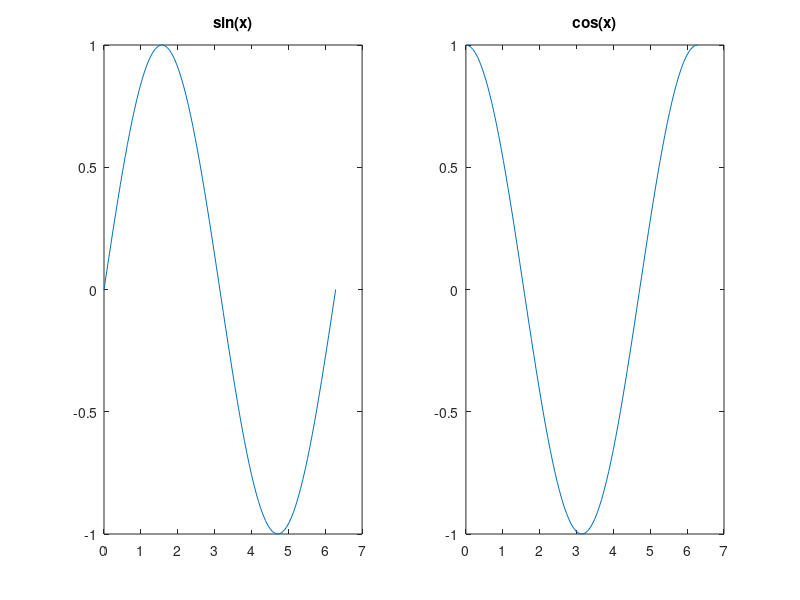
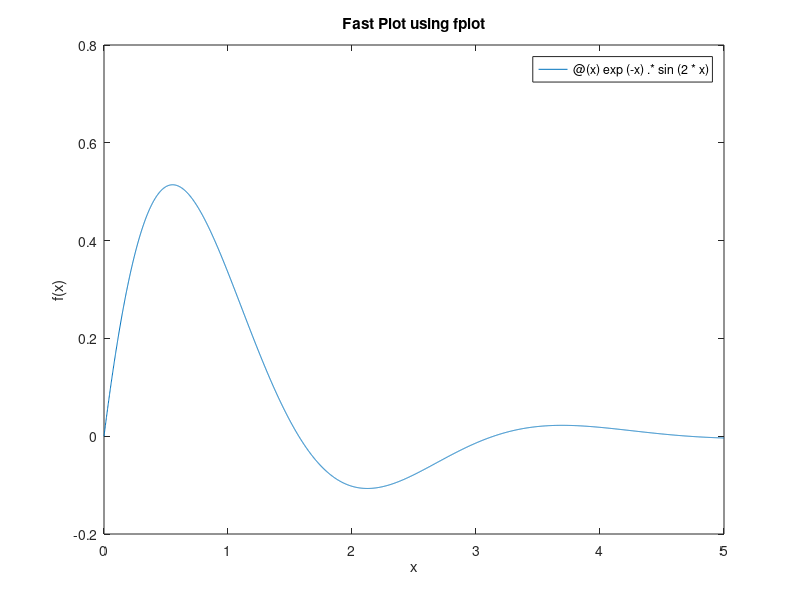
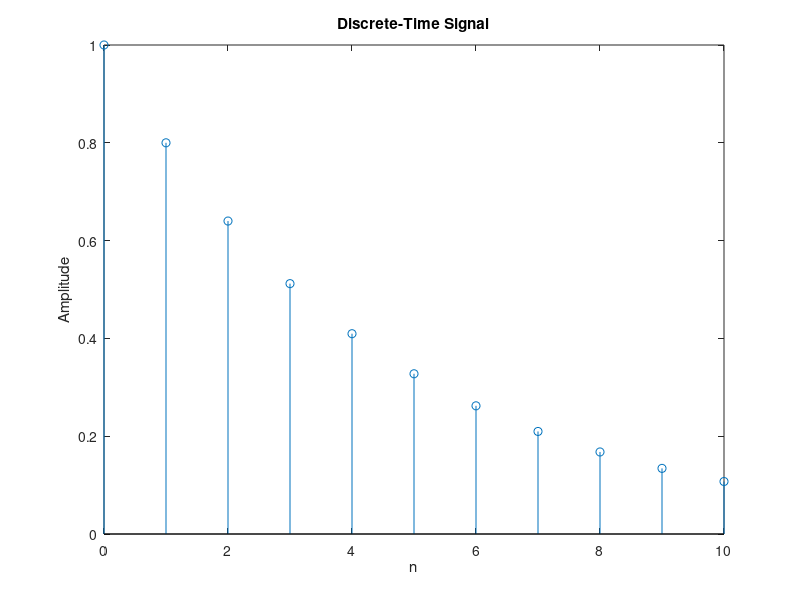
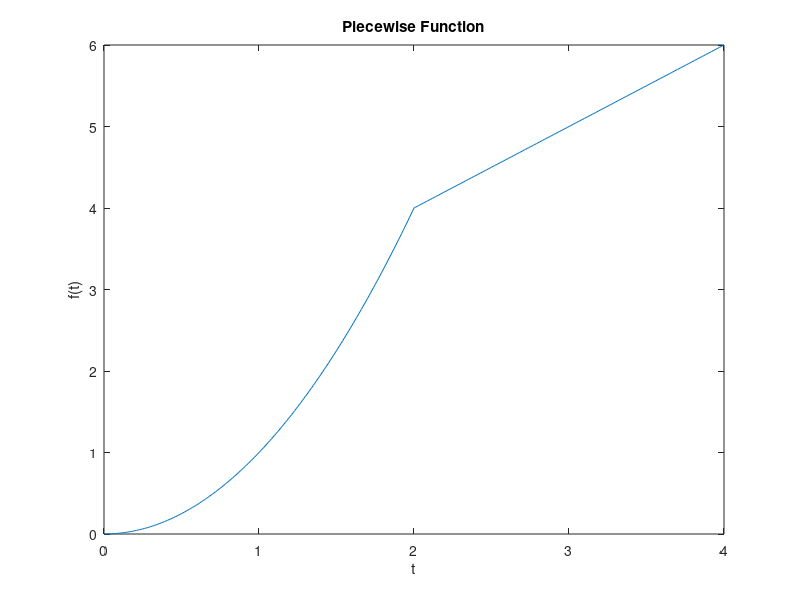

Write MATLAB code to recreate these figures, in order. (Note: this script raises an error after producing the figures.)
% 1. Variables, Vectors, and Matrices
%% Basic Variables and Vectors
theta = 45;                     % Create a variable named theta and set its value to 45
x = 'hello';                    % Store a string (text) in a variable using single quotes
a = [1 2 3 4 5];                % Create a horizontal row vector with numbers 1 through 5
length(a);                      % Find and return the total number of elements in vector 'a'
a(3);                           % Extract the 3rd element from vector 'a'
x = 1:2:11;                     % Create a vector starting at 1, jumping by 2, until 11
b = [1; 2; 3; 4];               % Create a vertical column vector using semicolons
a_col = a';                     % Convert a row vector to a column vector using the transpose operator (')
a_add = a + a;                  % Add two vectors of the same size together
a_mult = a .* a;                % Multiply two vectors element-by-element using the dot operator (.*)
a_pow = a .^ 2;                 % Square every element in the vector individually using (.^)

%% Matrices
A = [1 2 3; 4 5 6; 7 8 9];      % Create a 3x3 matrix, using semicolons to start new rows
A(3, 2);                        % Extract the specific number located in the 3rd row, 2nd column
A(2, :);                        % Extract all elements in the entire 2nd row using the colon wildcard
A_inv = inv(A);                 % Calculate the inverse of the square matrix A
A_det = det(A);                 % Calculate the determinant of the matrix A
M_ones = ones(2,3);             % Create a 2x3 matrix filled entirely with 1s
M_zeros = zeros(1,4);           % Create a 1x4 row vector filled entirely with 0s
M_eye = eye(3);                 % Create a 3x3 identity matrix (1s on the diagonal, 0s elsewhere)
M_rand = rand(3);               % Create a 3x3 matrix filled with random decimal numbers

%% 2. Plotting (2D Plots, Subplots, Fast Plots, Stem)
%% 2D Plotting and Subplots
clc; clear all;                 % Clear the command window and delete all workspace variables
x = linspace(0, 2*pi, 100);     % Create an array of 100 evenly spaced points between 0 and 2*pi
y1 = sin(x);                    % Calculate the sine of every value in vector x
y2 = cos(x);                    % Calculate the cosine of every value in vector x
figure;                         % Open a new blank figure window for plotting
subplot(1,2,1);                 % Divide the figure window into 1 row, 2 columns, and select the 1st area
plot(x, y1);                    % Plot the sine wave (y1) against x in the selected subplot
title('sin(x)');                % Add a title to the first subplot
subplot(1,2,2);                 % Select the 2nd area of the divided figure window
plot(x, y2);                    % Plot the cosine wave (y2) against x in the second subplot
title('cos(x)');                % Add a title to the second subplot

%% Fast Plotting (fplot)
figure;                         % Open another new figure window
fplot(@(x) exp(-x).*sin(2*x), [0 5]); % Plot the function directly without manually creating x and y vectors
title('Fast Plot using fplot'); % Add a title to the graph
xlabel('x');                    % Label the horizontal x-axis
ylabel('f(x)');                 % Label the vertical y-axis

%% Discrete-Time Plotting (Stem)
n = 0:10;                       % Create a discrete sequence of integers from 0 to 10
f = (0.8).^n;                   % Calculate an exponential sequence decreasing over time
figure;                         % Open a new figure window
stem(n, f);                     % Create a discrete sequence plot (lines with circles at the top)
title('Discrete-Time Signal');  % Add a title to the stem plot
xlabel('n');                    % Label the horizontal axis as discrete time index 'n'
ylabel('Amplitude');            % Label the vertical axis as 'Amplitude'

%% Piecewise Functions
t1 = 0:0.01:2;                  % Define the first time interval from 0 to 2 with a small step
f1 = t1.^2;                     % Define the function rule (squared) for the first interval
t2 = 2:0.01:4;                  % Define the second time interval from 2 to 4
f2 = 4 + (t2-2);                % Define the function rule (linear) for the second interval
t = [t1 t2];                    % Concatenate (glue) both time vectors together into one long vector
f = [f1 f2];                    % Concatenate both function result vectors together
figure;                         % Open a new figure window
plot(t, f);                     % Plot the fully combined piecewise function
title('Piecewise Function');    % Add a title to the graph
xlabel('t');                    % Label the horizontal time axis
ylabel('f(t)');                 % Label the vertical function axis

%% 3. Logical Operators and Control Flow
%% Logical Operators
clc; clear all;                 % Clear screen and variables
a = 10;                         % Assign the value 10 to variable a
b = 5;                          % Assign the value 5 to variable b
result1 = a > b;                % Check if a is greater than b (returns 1 for True)
result2 = a <= b;               % Check if a is less than or equal to b (returns 0 for False)
result3 = a == 10;              % Check if a is exactly equal to 10 (returns 1)
result4 = a ~= b;               % Check if a is NOT equal to b (returns 1)
disp([ result1 result2 result3 result4]); % Display all true/false results in an array

%% Checking Matrices
A = [];                         % Create an entirely empty matrix
checkEmpty = isempty(A);        % Ask MATLAB if matrix A is empty
B = [1 2 NaN 4];                % Create a vector containing a 'Not-a-Number' (NaN) element
checkNaN = isnan(B);            % Find the exact locations of NaN values in the vector
C = [1 2 Inf 5];                % Create a vector containing an Infinity (Inf) element
checkInf = isinf(C);            % Find the exact locations of infinite values in the vector

%% Control Flow (If, Switch, Loops)
score = 82;                     % Define a variable named score
if score >= 90                  % Condition 1: Check if score is 90 or above
    grade = 'A';                % Assign grade A if condition 1 is true
elseif score >= 70              % Condition 2: Check if score is 70 or above
    grade = 'B';                % Assign grade B if condition 2 is true
else                            % Fallback: If no previous conditions are met
    grade = 'C';                % Assign grade C
end                             % End the if-else block

day = 'Friday';                 % Define a variable containing a day of the week
switch day                      % Start a switch statement to check the value of 'day'
    case 'Monday'               % If the day is exactly 'Monday'
        msg = 'Start of week';  % Store this message
    case 'Friday'               % If the day is exactly 'Friday'
        msg = 'Weekend is near';% Store this message
    otherwise                   % If it doesn't match any specific cases
        msg = 'Regular day';    % Store a default message
end                             % End the switch block

count = 1;                      % Initialize a counter variable starting at 1
while count <= 5                % Keep repeating the loop as long as count is 5 or less
    disp(['Count: ' num2str(count)]); % Print the word 'Count:' followed by the number
    count = count + 1;          % Increase the counter by 1 to prevent an infinite loop
end                             % End the while loop

for i = 1:10                    % Create a loop that iterates from 1 to 10
    if i == 3                   % Check if the loop index is exactly 3
        continue;               % Skip the rest of this specific cycle and jump to the next one
    end                         % End the if condition
    if i == 8                   % Check if the loop index is exactly 8
        break;                  % Stop and exit the entire loop permanently
    end                         % End the if condition
    disp(['Loop value: ' num2str(i)]); % Print the current loop number
end                             % End the for loop

%% 4. Custom Functions and Symbolic Calculus
%% Custom Function Structure
% function [sum_result, product_result] = oper1(MatrixA, MatrixB) % Define a function taking 2 inputs
%     sum_result = MatrixA + MatrixB;                             % Calculate the element-wise sum
%     product_result = MatrixA * MatrixB;                         % Calculate the matrix multiplication
% end                                                             % End the function definition

%% Symbolic Calculus
syms x                          % Declare 'x' as an unknown symbolic mathematical variable
f = x^2 + 3*x + 1;              % Define a symbolic algebraic equation
df = diff(f);                   % Calculate the mathematical derivative of the function
F_indef = int(f, x);            % Calculate the indefinite integral of the function
F_def = int(f, x, 0, 2);        % Calculate the definite integral between limits 0 and 2
roots = solve(f, x);            % Find the roots of the equation by solving f(x) = 0
value_at_2 = subs(f, x, 2);     % Substitute the actual number 2 into the symbolic 'x' variable

%% 5. Continuous-Time Signals

%% Sinusoidal Signals : T = 2pi/Omega ;  A * cos(omega*t + thita)
A = 3;                          % Define the amplitude of the wave as 3
omega = 3*pi;                   % Define the angular frequency as 3*pi radians/second
thita = pi/3;                   % Define the phase shift as pi/3
T = 2*pi/omega;                 % Calculate the fundamental period of the wave
t = 0:0.01:4*T;                 % Create a fine continuous-time vector covering 4 full periods
x = A * cos(omega*t + thita);   % Generate the sinusoidal signal mathematically
plot(t, x)                      % Plot the generated sinusoidal signal

%% Exponential Signals x(t) = Ae^{bt}. 
t = -2:0.1:5;                   % Define the time interval from -2 to 5
x = 3 * exp(0.4*t);             % Generate an ascending (growing) exponential signal
y = 2 * exp(-0.9*t);            % Generate a descending (decaying) exponential signal
plot(t, x, t, y, ':');          % Plot the growing signal solid, and the decaying signal dotted
legend('x(t)', 'y(t)')          % Display a legend to differentiate the two lines

%% Complex Exponential Signals : Ae^{j*Omega*t + theta} = A(cos(Omega*t + theta) + j*sin(Omega*t + theta)). 
% Let's plot the real and imaginary parts of y(t) = 2*exp(j*pi*t + pi/3).
t = 0:0.1:2;                    % Define the time vector for a single period
y_re = real(2*exp(1j*pi*t + pi/3)); % Extract only the real mathematical component of the complex signal
y_im = imag(2*exp(1j*pi*t + pi/3)); % Extract only the imaginary mathematical component of the complex signal
plot(t, y_re, t, y_im, '.');    % Plot both the real and imaginary parts using dots

%% Special Functions (Step, Impulse, Ramp, Rectangular)
t = -5:0.1:10;                  % Define a standard time interval for the next functions
u = heaviside(t);               % Generate a continuous unit step function (0 before t=0, 1 after)
plot(t, u);                     % Plot the unit step function
ylim([-0.3 1.3]);               % Set vertical limits slightly beyond 0 and 1 for better visibility
figure
d = dirac(t);                   % Generate a Dirac delta (impulse) function (shoots to infinity at t=0)
plot(t, d);                     % Plot the impulse function
figure
r = t .* heaviside(t);          % Generate a ramp function by multiplying time element-wise by the step function
plot(t, r);                     % Plot the linear ramp function
figure
s = rectpuls(t, 4);             % Generate a rectangular block pulse with a total width of 4 seconds
plot(t, s);                     % Plot the rectangular pulse

%% 6. Discrete-Time Sequences & Signal Properties

%% Discrete Unit Impulse Sequence
n = -3:3;                       % Define a discrete integer time vector
d = (n == 0);                   % Create an impulse that equals 1 ONLY when index n is exactly 0
figure;                         % Open a new figure window
stem(n, d);                     % Plot the discrete impulse using the stem command

%% Discrete Unit Step Sequence (Shifted)
n = -3:5;                       % Define a discrete integer time vector
n0 = 2;                         % Set the specific shift/delay point to n=2
u = ((n - n0) >= 0);            % Create a step sequence that returns 1 for all indices n >= 2
stem(n, u);                     % Plot the shifted discrete step sequence

%% Discrete Real Exponential Sequence
n = -3:5;                       % Define discrete time vector
a1 = 0.8;                       % Define the descending ratio (absolute value < 1)
x1 = a1.^n;                     % Apply the power element-by-element to create the sequence
stem(n, x1);                    % Plot the descending exponential sequence

%% Discrete complex exponential sequence x[n] = exp(j*0.8*n).
n = -10:10; % Time vector from -10 to 10.
w = 0.8; % The angular frequency is 0.8.

% Here is the signal definition using Euler's formula representation.
x = exp(1j * w * n);

% We use the real() function to extract and plot only the real part of the signal
stem(n, real(x));

% NOTE: You can also use stem(n, imag(x)) for the imaginary part,
% stem(n, abs(x)) for the magnitude, and stem(n, angle(x)) for the angle.


%% Sampling and the Nyquist Theorem
t = 0:0.01:10;                  % Create a fine vector to simulate a "continuous" analog signal
x = cos(7*t);                   % Define the original high-resolution analog signal
Ts1 = pi/7;                     % Choose a valid sampling interval satisfying Nyquist rules
ts1 = 0:Ts1:10;                 % Create a valid discrete sampling time vector
xs1 = cos(7*ts1);               % Extract the good samples from the signal
Ts2 = pi/4;                     % Choose an invalid, overly large sampling interval (fails Nyquist)
ts2 = 0:Ts2:10;                 % Create a bad discrete sampling time vector
xs2 = cos(7*ts2);               % Extract the bad/corrupted samples
plot(t, x, ts1, xs1, ':o', ts2, xs2, ':+') % Plot the continuous wave, the good samples (circles), and bad samples (crosses)

%% Checking Signal Periodicity
t = 1:5;                        % Define a small test time interval
x = sin(t);                     % Create the original test signal
T = 2*pi;                       % Define the known mathematical period of a sine wave
for k = 1:10                    % Loop to shift the signal exactly 10 times
    xk(k,:) = sin(t + k*T);     % Calculate the shifted signal and save it in a new matrix row
end                             % End the loop (all rows will turn out identically)

%% Constructing Complex Periodic Signals (repmat)
t = 0:0.1:10;                   % Define the time interval for a single period
x = t .* exp(-t);               % Create a custom, weirdly shaped signal for that one period
xp = repmat(x, 1, 8);           % Replicate the signal shape vector to make it repeat 8 times in a row
tp = linspace(0, 80, length(xp)); % Generate a new long time vector to match the 8 combined periods
plot(tp, xp);                   % Plot the artificially constructed repeating signal

%% Causal vs Non-Causal Signals
t1 = 0:0.1:5;                   % Define a strictly positive time vector (starts at 0)
x1 = t1 .* exp(-t1);            % Generate a causal signal
plot(t1, x1);                   % Plot it (it only exists in positive time)

t2 = -1:0.1:5;                  % Define a time vector that includes negative numbers
x2 = t2 .* exp(-t2);            % Generate a non-causal signal
plot(t2, x2);                   % Plot it (it exists before t=0)

%% Extracting Even and Odd Components
n = -5:5;                       % Define a discrete time vector covering positive and negative space
u = (n >= 0);                   % Create the original unit step sequence
u_n = (n <= 0);                 % Create the time-reversed (flipped) version of the unit step sequence
ue = 1/2 * (u + u_n);           % Mathematically compute the symmetrical "Even" part of the signal
stem(n, ue);                    % Plot the perfectly mirrored Even component
uo = 1/2 * (u - u_n);           % Mathematically compute the inverted "Odd" part of the signal
stem(n, uo);                    % Plot the inverted Odd component
stem(n, uo+ue);                 % Prove that adding the Even and Odd parts restores the exact original signal

%% 1. Time Reversal
% Let's plot an original signal and its time-reversed (reflected) version.
t = -1:0.1:3;           % Define the standard time vector from -1 to 3 with a step of 0.1.
x = t .* exp(-t);       % Define the original continuous-time signal x(t).
figure                  % Open a new blank figure window for plotting.
% To plot the reflected version, x(-t), we simply use -t in the plot command!
plot(t,x, -t, x);       % Plot the original signal x(t) and the time-reversed signal x(-t) together.
legend('x(t)','x(-t)'); % Add a legend to easily differentiate between the two signals.

%% 2. Time Scaling
t = -1:0.1:3;           % Define the original time interval vector.
x = t .* exp(-t);       % Define the original continuous-time signal x(t).

% Let's COMPRESS the signal by a factor of 2.
a_comp = 2;             % Set the compression factor 'a' to 2 (since a > 1, it causes compression).
figure                  % Open a new figure window for the compressed signal plot.
plot((1/a_comp)*t, x);  % Plot the compressed signal by multiplying the time vector by 1/a.
legend('x(2t)');        % Add a legend to label the compressed signal.

% Let's EXPAND the signal by a factor of 2.
a_exp = 0.5;            % Set the expansion factor 'a' to 0.5 (since 0 < a < 1, it causes expansion).
figure                  % Open another new figure window for the expanded signal plot.
plot((1/a_exp)*t, x);   % Plot the expanded signal by multiplying the time vector by 1/a.
legend('x(0.5t)');      % Add a legend to label the expanded signal.

%% 3. Time Shifting
t = -1:0.1:3;               % Define the original time interval vector.
x = t .* exp(-t);           % Define the original continuous-time signal.

% Let's shift the signal 2 units to the right (delay).
t0_right = 2;               % Set the right-shift (delay) value to 2 units.
figure                      % Open a new figure window.
plot(t,x, t + t0_right, x); % Plot the original signal and the right-shifted signal by adding t0 to the time vector.
legend('x(t)','x(t-2)');    % Add a legend to label both the original and delayed signals.

% Let's shift the signal 3 units to the left (advance).
t0_left = -3;               % Set the left-shift (advance) value to -3 units.
figure                      % Open a new figure window.
plot(t,x, t + t0_left, x);  % Plot the original signal and the left-shifted signal by adding the negative t0.
legend('x(t)','x(t+3)');    % Add a legend to label both the original and advanced signals.
